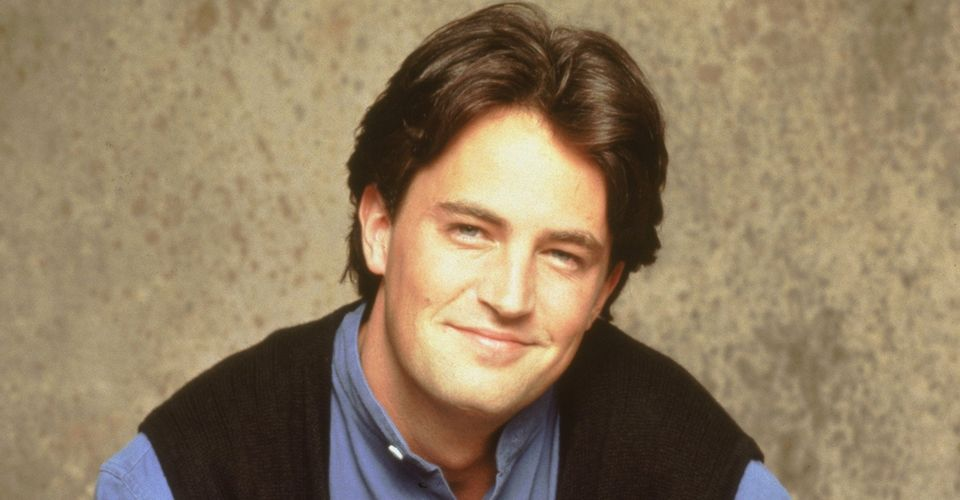
#> input picture Chandler.jpg, 960 x 500 px
$ python '14 Edge detection.py'
#> lines starting #> are read from the running program, lines starting #| are printed output that depends on the picture
import cv2 as cv
import numpy as np

img = cv.imread('Chandler.jpg')
#> img is the input picture: shape (500, 960, 3); mean B, G, R 97.2, 125.1, 144.4
gray = cv.cvtColor(img,cv.COLOR_BGR2GRAY)
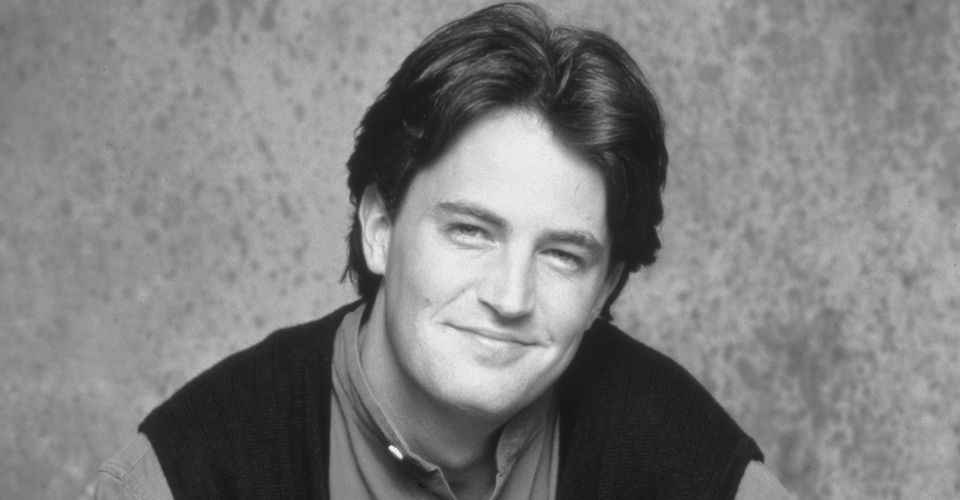
#> gray: shape (500, 960); min 19, max 249, mean 127.7

# laplacian
lap = cv.Laplacian(gray,cv.CV_64F)
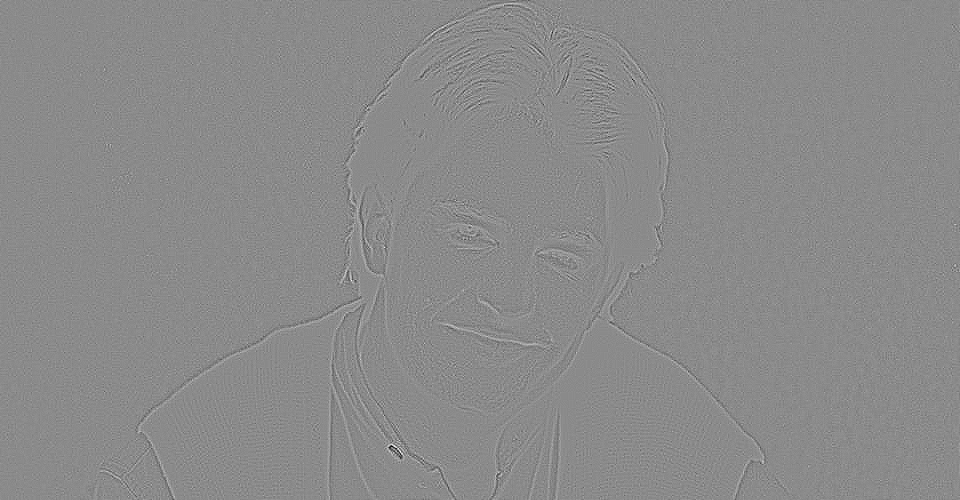
#> lap: shape (500, 960) float64; min -122, max 102, mean 0; drawn with min black and max white
lap = np.uint8(np.absolute(lap))
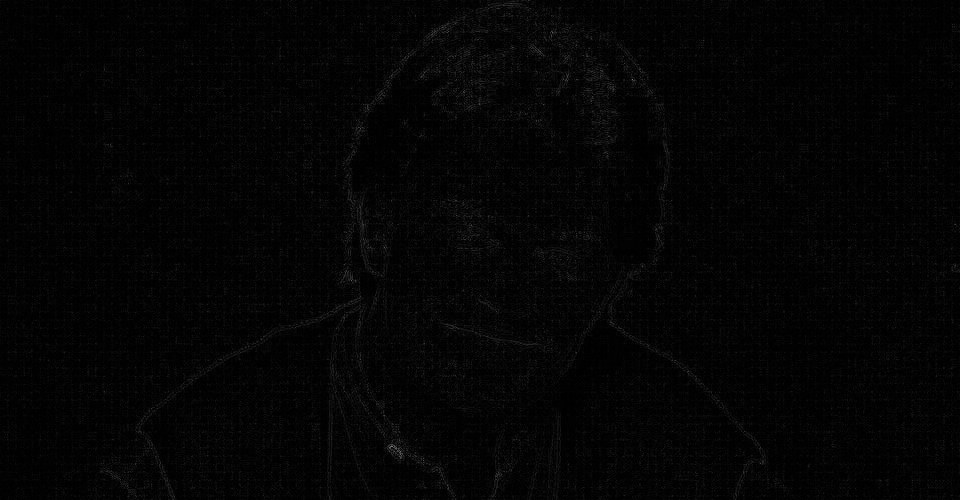
#> lap: shape (500, 960); min 0, max 122, mean 4.2
cv.imshow('lap',lap)

#sobel
soblex = cv.Sobel(gray,cv.CV_64F,1,0)
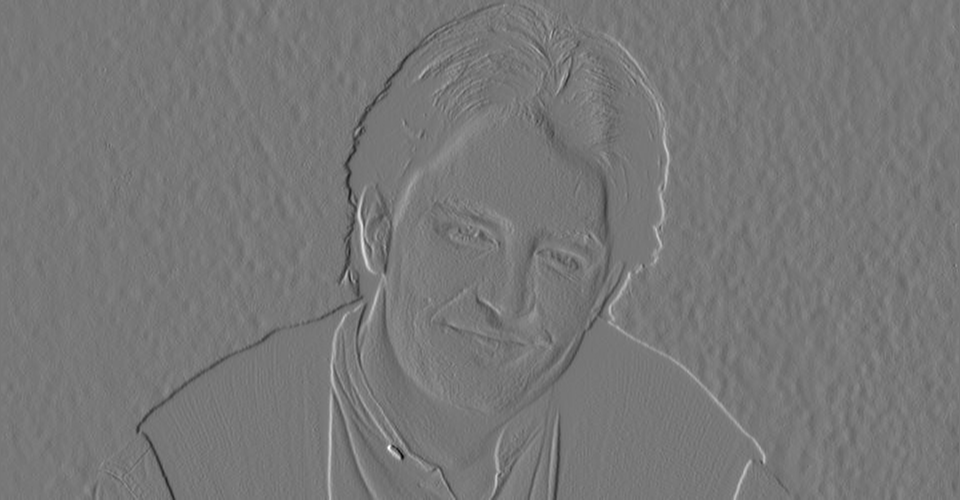
#> soblex: shape (500, 960) float64; min -449, max 507, mean 0.1; drawn with min black and max white
sobley = cv.Sobel(gray,cv.CV_64F,0,1)
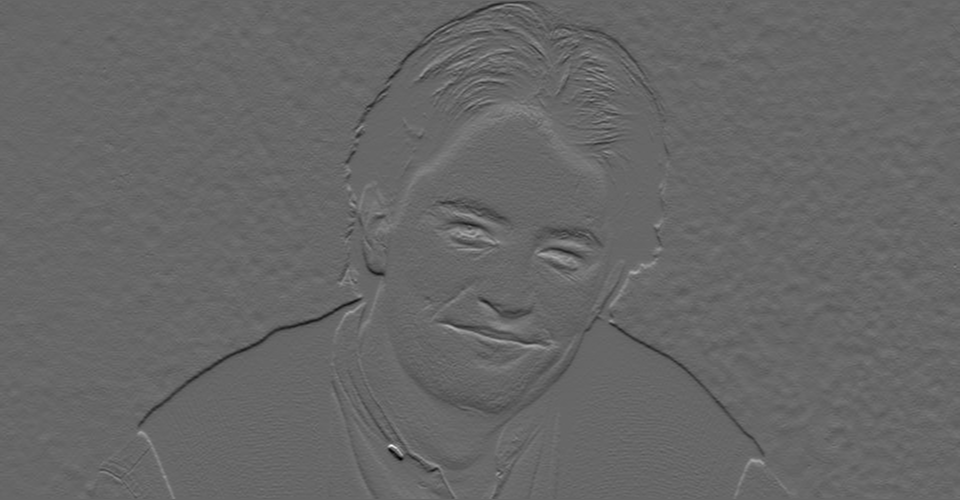
#> sobley: shape (500, 960) float64; min -409, max 600, mean -0.8; drawn with min black and max white
cobined = cv.bitwise_or(sobley,soblex)
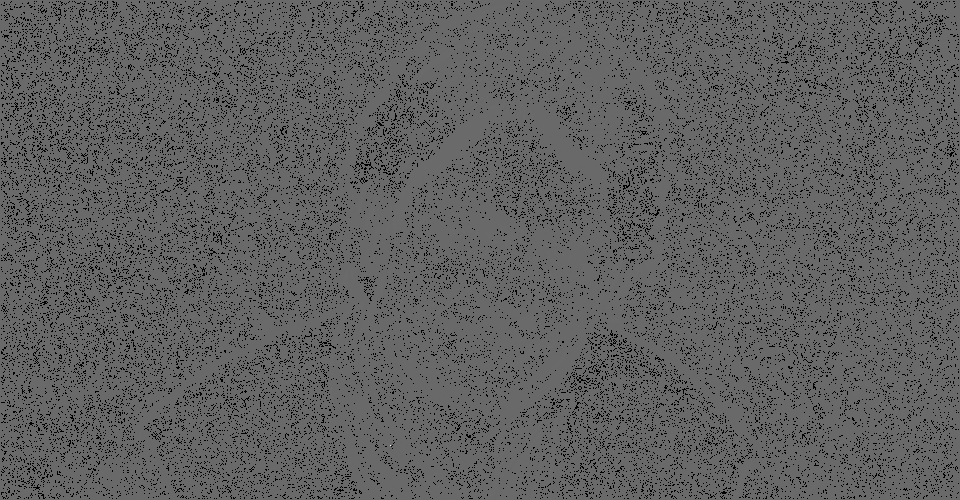
#> cobined: shape (500, 960) float64; 9.49% of the values are NaN or infinite; the others: min -48448, max 68096, mean -28.98; drawn with min black, max white, NaN and infinite black
cv.imshow('x & y',cobined)
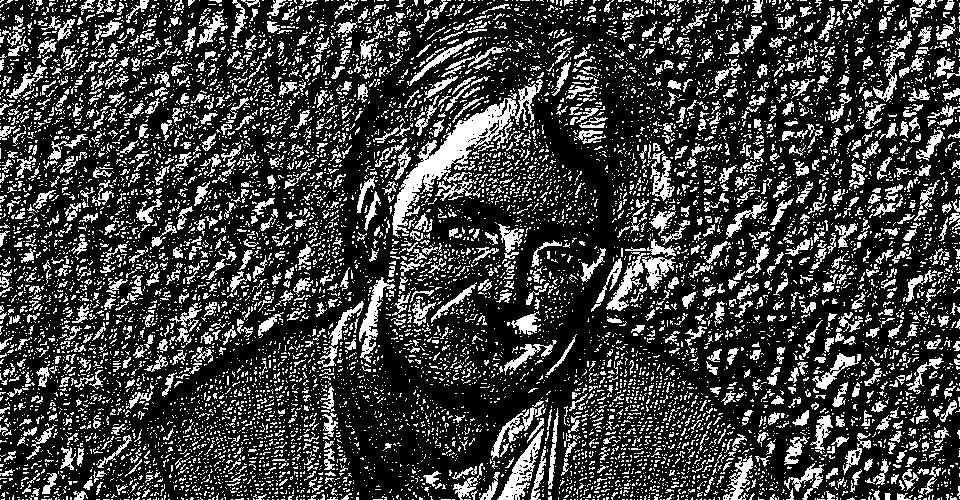
#> window 'x & y': shape (500, 960); 24.4% white in thin lines or dots
cv.waitKey(0)
